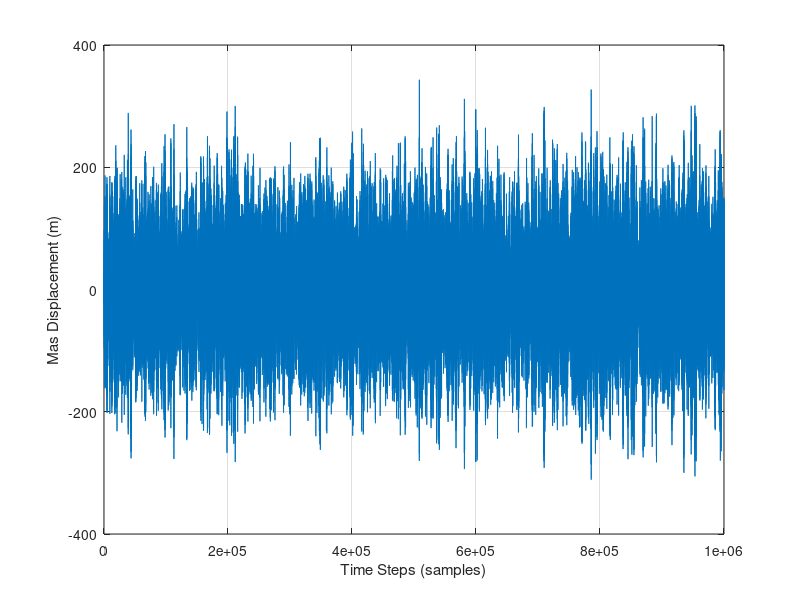

Reproduce this figure in MATLAB.
clearvars
close all
clc

%% Lecture Exercise

m = 100;
fs = 44100;
T = 1/fs;
N = 1000000;
R = 100;
k = 500000000;
c1 = m + R*T + k*(T^2);
c2 = 2*m + R*T;
x = zeros(1,N);
%xm1 = 0.5;
noise = rand(1,N);
noise = noise - mean(noise);
noise(1:2) = 0.5;
xm1 = 1;
xm2 = xm1;
f = (1/2*pi)*(sqrt(k/m));

for a = 1:N
    %x(a) = (2*m)/(m+k*T*T)*xm1 - xm2*(m)/(m+k*T*T);
    %xm1 = noise(a);
    %xm2 = noise(a-1);
    x(a) = c2/c1*xm1 - xm2*(m)/c1 + noise(a);
    xm2 = xm1;
    xm1 = x(a);
end

figure
plot(x)
grid
xlabel('Time Steps (samples)');
ylabel('Mas Displacement (m)')

soundsc(x,fs);